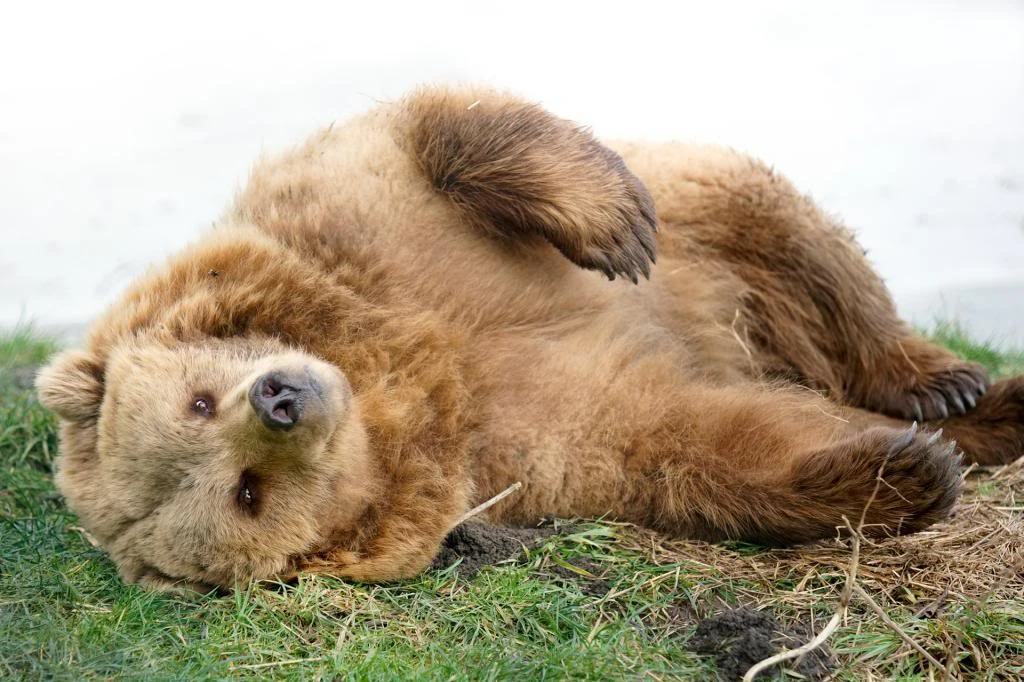
#> input picture sua_imagem.jpg, 1024 x 682 px
$ python main.py
#> lines starting #> are read from the running program, lines starting #| are printed output that depends on the picture; after the words box and inside, x2 and y2 are one past the last pixel; in counts of white or black regions, pixels touching at a corner belong together
### processamento.py
def imagem_para_matriz_cinza(img_pil):
    """
    Converte a imagem em matriz e faz o Item 4: RGB para Escala de Cinza MANUALMENTE.
    """
    largura, altura = img_pil.size

    # Pedimos ao Pillow APENAS os pixels coloridos brutos (lista de tuplas R,G,B)
    pixels_rgb = list(img_pil.convert('RGB').getdata())

    matriz_cinza = []

    for y in range(altura):
        linha = []
        for x in range(largura):
            # Encontra a posição exata do pixel na lista plana
            indice = (y * largura) + x
            r, g, b = pixels_rgb[indice]

            # Aplica a fórmula matemática de luminosidade:
            # Cinza = 0.299*R + 0.587*G + 0.114*B
            cinza = int((0.299 * r) + (0.587 * g) + (0.114 * b))
            linha.append(cinza)

        matriz_cinza.append(linha)

    return matriz_cinza

def calcular_histograma(matriz):
    """
    Calcula a frequência de cada tom de cinza (0-255).
    Retorna uma lista de 256 posições onde o índice é a intensidade
    e o valor é a quantidade de pixels.
    """
    histograma = [0] * 256

    for linha in matriz:
        for pixel in linha:
            # Incrementa a contagem para o valor do pixel encontrado
            # Indice Inteiro
            histograma[int(pixel)] += 1

    return histograma

def threshold(matriz, limiar):
    """Limiarização simples."""
    altura = len(matriz)
    largura = len(matriz[0])
    saida = [[0 for _ in range(largura)] for _ in range(altura)]

    for y in range(altura):
        for x in range(largura):
            saida[y][x] = 255 if matriz[y][x] > limiar else 0  #Melhorar if para legibilidade
    return saida

def calcular_otsu(matriz):
    """Item 2: Algoritmo de Otsu para encontrar o limiar ótimo."""
    altura = len(matriz)
    largura = len(matriz[0])
    total_pixels = largura * altura

    # 1. Utiliza a função modular já existente para pegar o histograma
    histograma = calcular_histograma(matriz)

    sum_total = sum(i * histograma[i] for i in range(256))

    sum_back, w_back, w_fore = 0, 0, 0
    max_variancia = 0.0
    limiar_otimo = 0

    for t in range(256):
        w_back += histograma[t]
        if w_back == 0: continue

        w_fore = total_pixels - w_back
        if w_fore == 0: break

        sum_back += t * histograma[t]
        m_back = sum_back / w_back
        m_fore = (sum_total - sum_back) / w_fore

        variancia_entre = w_back * w_fore * (m_back - m_fore) ** 2

        if variancia_entre > max_variancia:
            max_variancia = variancia_entre
            limiar_otimo = t

    return limiar_otimo

def convolucao(matriz, kernel):
    """Função base para filtros de vizinhança."""
    altura = len(matriz)
    largura = len(matriz[0])
    n = len(kernel)
    offset = n // 2
    saida = [[0 for _ in range(largura)] for _ in range(altura)]

    for y in range(offset, altura - offset):
        for x in range(offset, largura - offset):
            soma = 0
            for ky in range(n):
                for kx in range(n):
                    pixel = matriz[y - offset + ky][x - offset + kx]
                    soma += pixel * kernel[ky][kx]
            saida[y][x] = soma
    return saida

def passa_alta_basico(matriz):
    """Filtro Passa-Alta usando o kernel Laplaciano."""
    kernel = [
        [-1, -1, -1],
        [-1,  8, -1],
        [-1, -1, -1]
    ]
    resultado = convolucao(matriz, kernel)

    # Normalizamos para garantir que a cor não passe de 255 nem fique negativa
    for y in range(len(resultado)):
        for x in range(len(resultado[0])):
            resultado[y][x] = max(0, min(255, int(resultado[y][x])))
    return resultado

def passa_alta_Alto_reforco(matriz, A=1.5):

    bordas = passa_alta_basico(matriz)
    altura = len(matriz)
    largura = len(matriz[0])
    saida = [[0 for _ in range(largura)] for _ in range(altura)]

    for y in range(altura):
        for x in range(largura):
            valor = (A * matriz[y][x]) + bordas[y][x]
            saida[y][x] = max(0, min(255, int(valor)))
    return saida

def passa_baixa_mediana(matriz, tamanho_mascara=3):

    altura = len(matriz)
    largura = len(matriz[0])
    offset = tamanho_mascara // 2

    # Cria a matriz de saída zerada
    saida = [[0 for _ in range(largura)] for _ in range(altura)]

    # Percorre a imagem ignorando as bordas para evitar erro de índice
    for y in range(offset, altura - offset):
        for x in range(offset, largura - offset):
            vizinhanca = []

            # Coleta todos os pixels dentro da janela (máscara)
            for ky in range(tamanho_mascara):
                for kx in range(tamanho_mascara):
                    pixel = matriz[y - offset + ky][x - offset + kx]
                    vizinhanca.append(pixel)

            # Ordena os valores da vizinhança
            vizinhanca.sort()

            # Pega o valor exato do meio da lista
            indice_meio = len(vizinhanca) // 2
            mediana = vizinhanca[indice_meio]

            # Atribui ao pixel central
            saida[y][x] = mediana

    return saida

def passa_baixa_media(matriz, tamanho_mascara=3):

    altura = len(matriz)
    largura = len(matriz[0])
    offset = tamanho_mascara // 2
    total_pixels_mascara = tamanho_mascara * tamanho_mascara

    # Cria a matriz de saída zerada
    saida = [[0 for _ in range(largura)] for _ in range(altura)]

    # Percorre a imagem ignorando as bordas para evitar erro de índice
    for y in range(offset, altura - offset):
        for x in range(offset, largura - offset):
            soma = 0

            # Coleta e soma todos os pixels dentro da janela (máscara)
            for ky in range(tamanho_mascara):
                for kx in range(tamanho_mascara):
                    soma += matriz[y - offset + ky][x - offset + kx]

            # Calcula a média simples
            media = soma // total_pixels_mascara

            # Atribui o valor médio ao pixel central
            saida[y][x] = media

    return saida

def somaIMG(matriz1, matriz2):
    """Soma duas imagens e normaliza o resultado para o intervalo 0-255."""
    altura = len(matriz1)
    largura = len(matriz1[0])

    # Cria a matriz auxiliar para guardar as somas
    matrizaux = [[0 for _ in range(largura)] for _ in range(altura)]

    # Inicializa os valores de referência
    MaiorValor = -1
    MenorValor = 1000

    #Soma pixel a pixel e encontra o maior e menor valor
    for y in range(altura):
        for x in range(largura):
            soma = matriz1[y][x] + matriz2[y][x]
            matrizaux[y][x] = soma

            if soma > MaiorValor:
                MaiorValor = soma
            if soma < MenorValor:
                MenorValor = soma

    # Cria a matriz final que será salva no disco
    saida = [[0 for _ in range(largura)] for _ in range(altura)]

    # Verifica divisão por 0
    if MaiorValor == MenorValor:
        return matrizaux

    #Normalização pixel a pixel
    for y in range(altura):
        for x in range(largura):
            f = matrizaux[y][x]


            #Usando 255.0 para o arredondamento não falhar
            Pixelaux = (255.0 / (MaiorValor - MenorValor)) * (f - MenorValor)

            saida[y][x] = int(Pixelaux)

    return saida


# [147 lines left out: functions subIMG, multIMG, divIMG, negativo, not called in this run]

import math #Para o uso da função de log em py
# [127 lines left out: functions T_log, equalizar_histograma, crescimento_regioes, not called in this run]

### main.py
from PIL import Image
import processamento
import math

def salvar_matriz(matriz, nome_arquivo):
    """O Pillow apenas pega a matriz processada e escreve um arquivo no disco."""
    altura = len(matriz)
    largura = len(matriz[0])

    # Cria um "canvas" em branco para tons de cinza ('L')
    img = Image.new('L', (largura, altura))

    # Achata a nossa matriz de volta para uma lista simples e salva
    pixels_flat = [int(pixel) for linha in matriz for pixel in linha]
    img.putdata(pixels_flat)
    img.save(nome_arquivo)
    print(f"--> Salvo: {nome_arquivo}")

def executar():
    # 1. Carregar a imagem.
    try:
        entrada = Image.open('sua_imagem.jpg')
#> entrada is the input picture: PIL image 1024x682 RGB; mean R, G, B 173.1, 159.6, 135.9
    except FileNotFoundError:
        print("Erro: Coloque um arquivo chamado 'sua_imagem.jpg' na mesma pasta.")
        return

    # Conversão RGB -> Cinza Manual
    print("\nConvertendo RGB para Escala de Cinza...")
    matriz_original = processamento.imagem_para_matriz_cinza(entrada)
#> in imagem_para_matriz_cinza, `pixels_rgb = list(img_pil.convert('RGB').getdata())`: pixels_rgb = 698368 items
#> after the loop in imagem_para_matriz_cinza, `for y in range(altura):`: matriz_cinza = 682 items
#> matriz_original = 682 items
    salvar_matriz(matriz_original, 'resultado_cinza.png')
#> in salvar_matriz, `altura = len(matriz)`: altura = 682
#> in salvar_matriz, `largura = len(matriz[0])`: largura = 1024
#> in salvar_matriz, `img = Image.new('L', (largura, altura))`: img: PIL image 1024x682 L; every value is 0
#> in salvar_matriz, `pixels_flat = [int(pixel) for linha in matriz for pixel in linha]`: pixels_flat = 698368 items
#> in salvar_matriz, `img.putdata(pixels_flat)`:
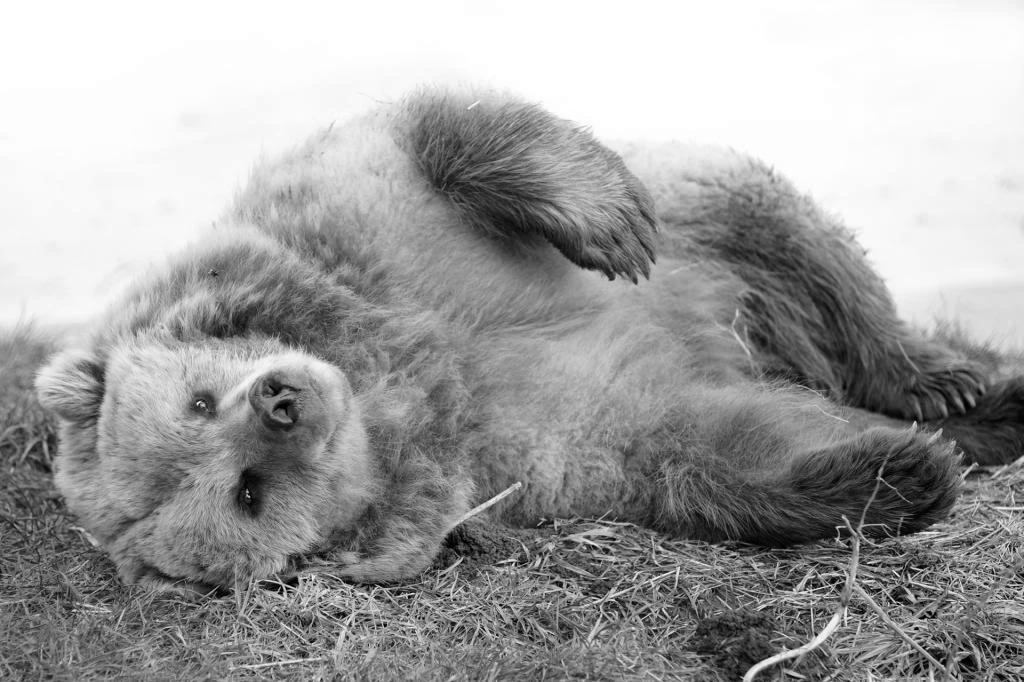
#> img: PIL image 1024x682 L; min 0, max 255, mean 160.5

    # Otsu + Threshold
    print("\nCalculando Limiar de Otsu...")
    limiar_otimo = processamento.calcular_otsu(matriz_original)
#> in calcular_otsu, `altura = len(matriz)`: altura = 682
#> in calcular_otsu, `largura = len(matriz[0])`: largura = 1024
#> in calcular_otsu, `total_pixels = largura * altura`: total_pixels = 698368
#> after the loop in calcular_histograma, `for linha in matriz:`: histograma = 256 values, max 64425 at index 255, min 34 at index 0, mean 2728
#> in calcular_otsu, `sum_total = sum(i * histograma[i] for i in range(256))`: sum_total = 112088440
#> the loop in calcular_otsu, `for t in range(256):` made 256 passes
#> (w_back, w_fore, sum_back, m_back, m_fore, max_variancia) on passes 1 to 12: (34, 698334, 0, 0, 160.5, 6.12e+11), (81, 698287, 47, 0.58, 160.5, 1.45e+12), (153, 698215, 191, 1.25, 160.5, 2.71e+12), (239, 698129, 449, 1.88, 160.6, 4.2e+12), (366, 698002, 957, 2.61, 160.6, 6.37e+12), (588, 697780, 2067, 3.52, 160.6, 1.01e+13), (767, 697601, 3141, 4.1, 160.7, 1.31e+13), (989, 697379, 4695, 4.75, 160.7, 1.68e+13), (1198, 697170, 6367, 5.31, 160.8, 2.02e+13), (1478, 696890, 8887, 6.01, 160.8, 2.47e+13), (1798, 696570, 12087, 6.72, 160.9, 2.98e+13), (2102, 696266, 15431, 7.34, 161, 3.45e+13)
#> w_back on pass 99: 151208
    print(f"Limiar encontrado pelo Otsu: {limiar_otimo}")
#| Limiar encontrado pelo Otsu: 173
    img_otsu = processamento.threshold(matriz_original, limiar_otimo)
    salvar_matriz(img_otsu, 'resultado_otsu_threshold.png')
#> call 2 of salvar_matriz, with nome_arquivo = 'resultado_otsu_threshold.png'
#> in salvar_matriz (call 2), `img.putdata(pixels_flat)`:
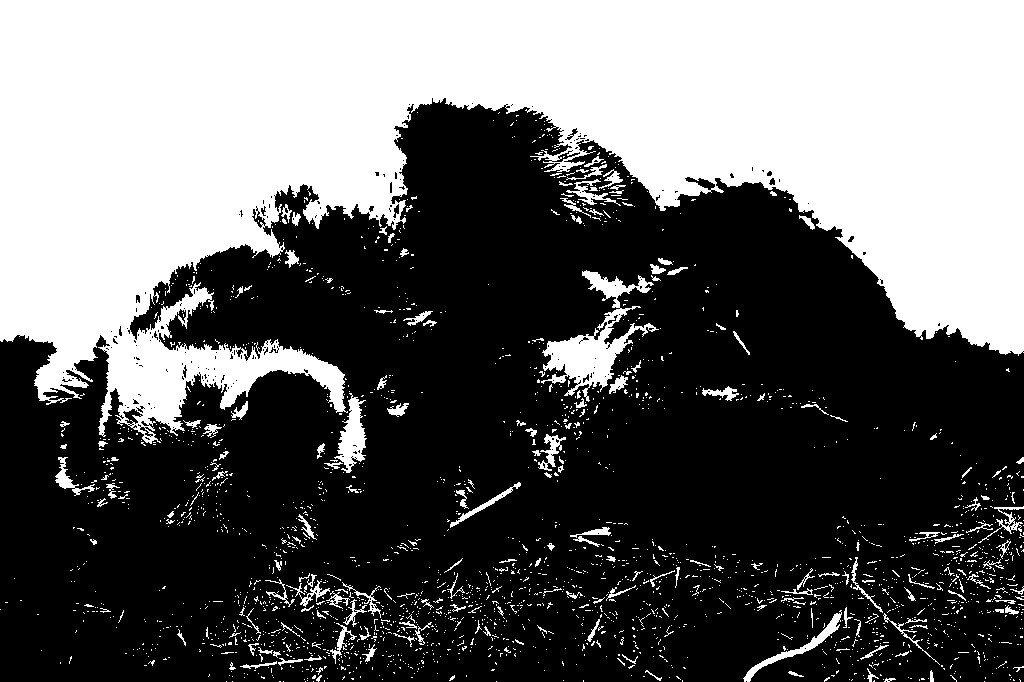
#> img: PIL image 1024x682 L; 39.7% white; 2385 white regions (2197 under 20 px), largest, box (x1, y1, x2, y2) and area: (0, 0, 1024, 444) 252204, (541, 270, 659, 402) 4422, (334, 393, 367, 473) 1248

    # Passa-Alta
    print("\nAplicando Passa-Alta...")
    img_passa_alta = processamento.passa_alta_basico(matriz_original)
    salvar_matriz(img_passa_alta, 'resultado_passa_alta.png')
#> call 3 of salvar_matriz, with nome_arquivo = 'resultado_passa_alta.png'
#> in salvar_matriz (call 3), `img.putdata(pixels_flat)`:
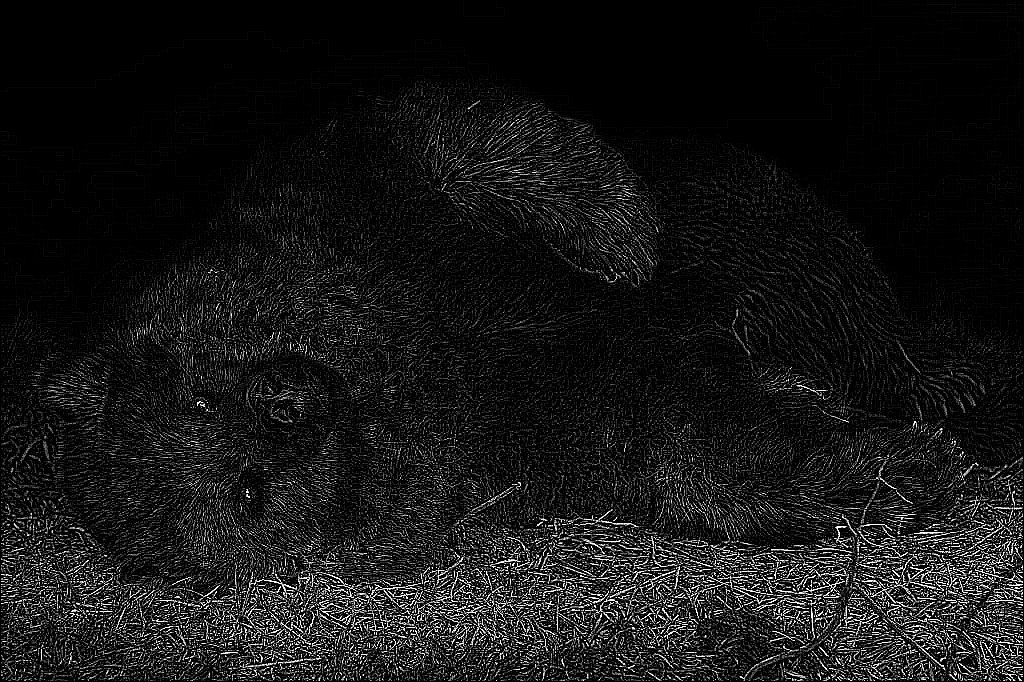
#> img: PIL image 1024x682 L; min 0, max 255, mean 21.6

    # Alto Reforço
    print("\nAplicando Alto reforço...")
    img_Alto_reforco = processamento.passa_alta_Alto_reforco(matriz_original, A=1.5)
    salvar_matriz(img_Alto_reforco, 'resultado_Alto_reforco.png')
#> call 4 of salvar_matriz, with nome_arquivo = 'resultado_Alto_reforco.png'
#> in salvar_matriz (call 4), `img.putdata(pixels_flat)`:
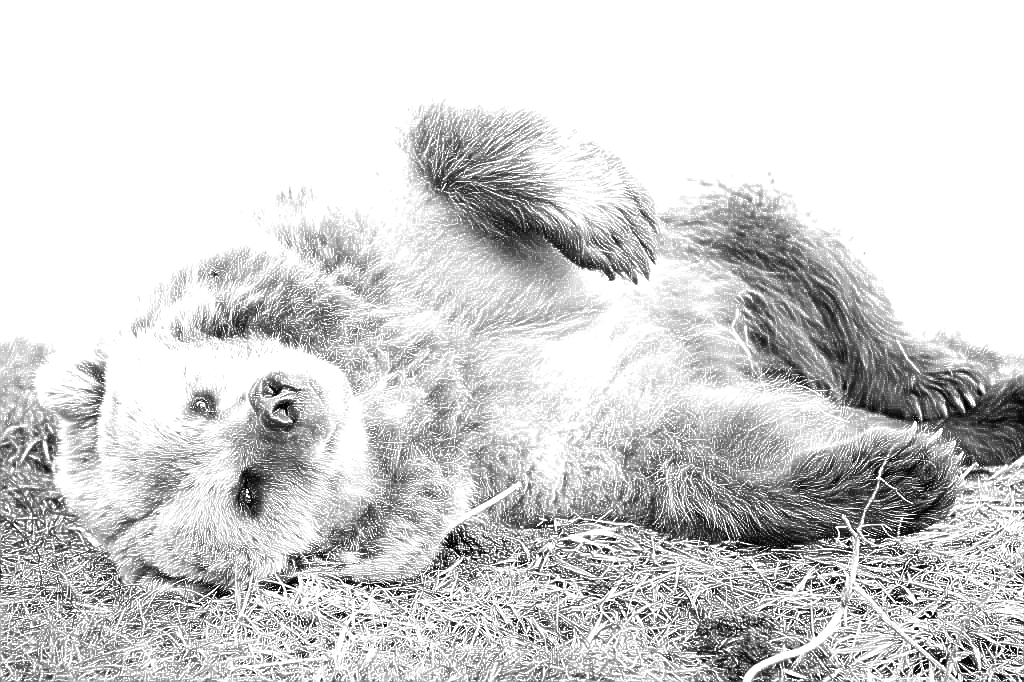
#> img: PIL image 1024x682 L; min 0, max 255, mean 210.2

    # Mediana
    print("\nAplicando Mediana...")
    img_Mediana = processamento.passa_baixa_mediana(matriz_original,tamanho_mascara=3)
    salvar_matriz(img_Mediana, 'resultado_Mediana.png')

    # Média
    print("\nAplicando Media...")
    img_Media = processamento.passa_baixa_media(matriz_original,tamanho_mascara=3)
    salvar_matriz(img_Media, 'resultado_Media.png')

    print("\nAplicando Soma...")
    # Usando a imagem original e a imagem do passa-alta gerada anteriormente
    img_Soma = processamento.somaIMG(matriz_original, img_passa_alta)
    salvar_matriz(img_Soma, 'resultado_Soma.png')
#> in salvar_matriz (call 7), `img.putdata(pixels_flat)`:
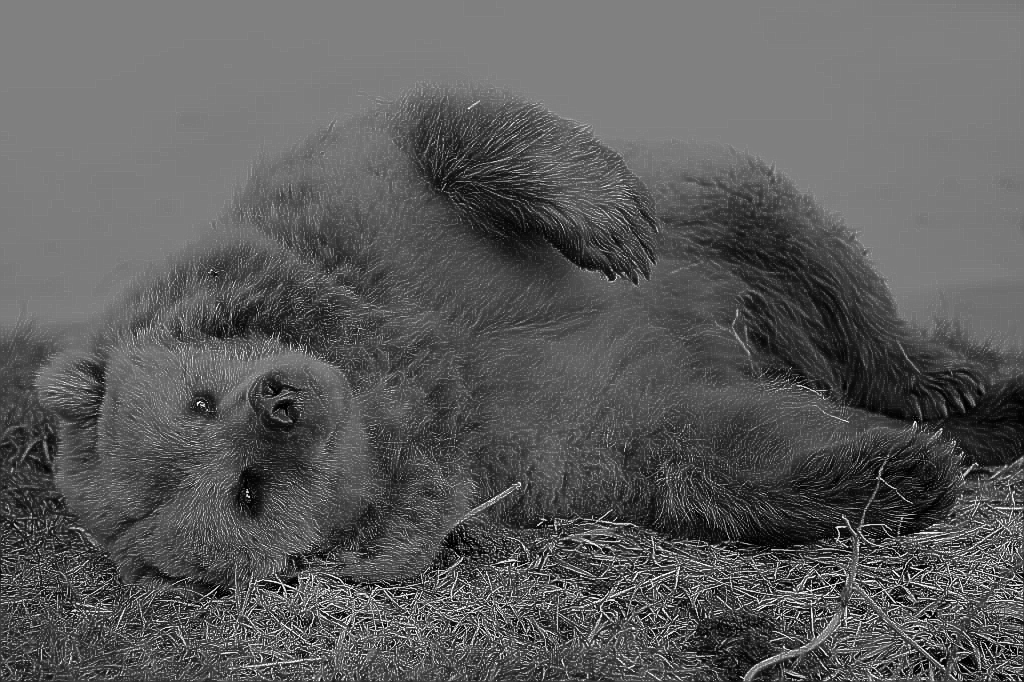
#> img: PIL image 1024x682 L; min 0, max 255, mean 91.4


    print("\nConcluído com sucesso!")

if __name__ == "__main__":
    executar()
